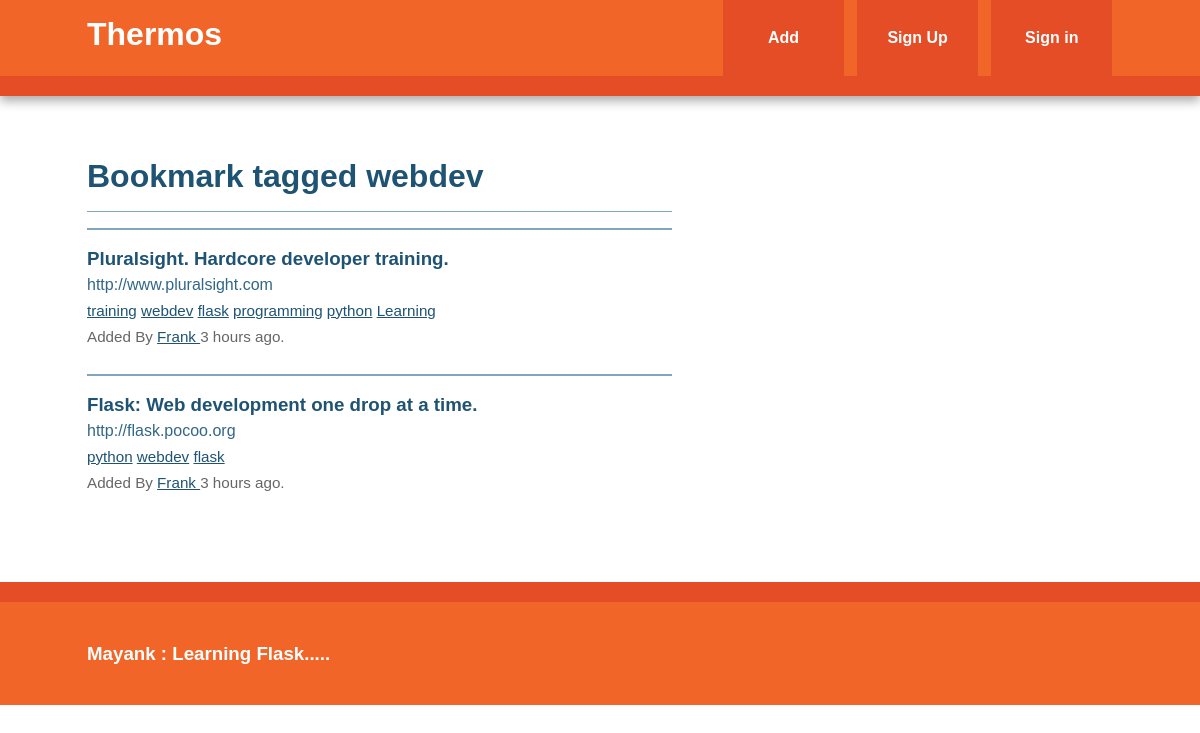
Before: /tag/webdev with the older database file.
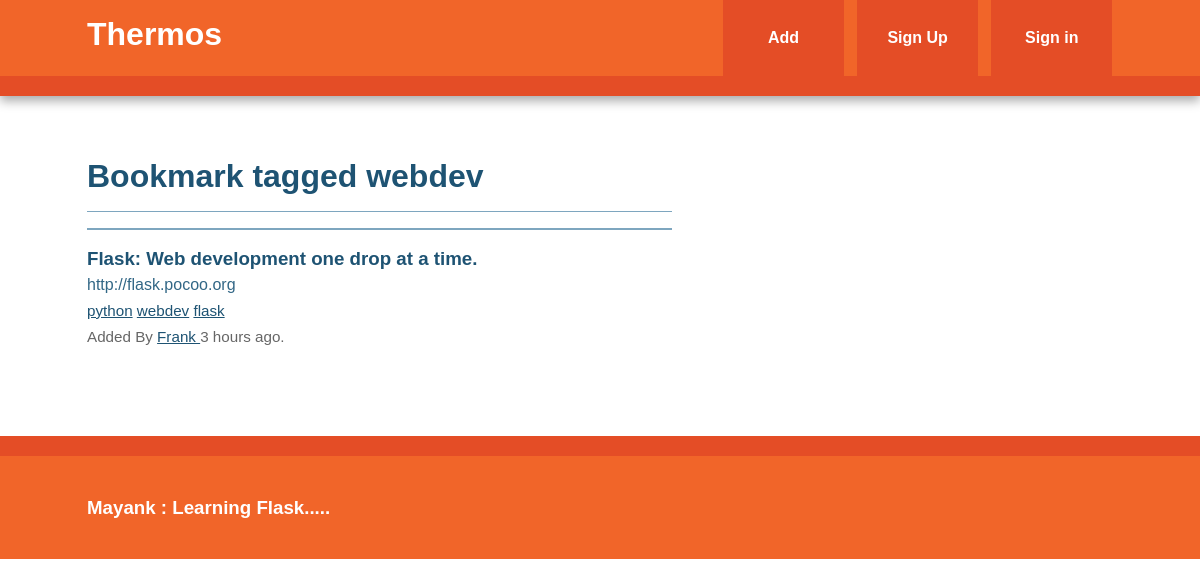
After: the same page with the newer database file.
### models.py (models this page shows, shortened)
class Bookmark(db.Model):
    id = db.Column(db.Integer, primary_key = True)
    url = db.Column(db.Text, nullable = False)
    date = db.Column(db.DateTime, default = datetime.utcnow)
    description = db.Column(db.String(300))
    user_id = db.Column(db.Integer, db.ForeignKey('user.id'), nullable = False)
    _tags = db.relationship('Tag', secondary = tags, backref = db.backref('bookmarks', lazy = 'dynamic'))
    @property
    def tags(self):
        return ','.join([t.name for t in self._tags])
    @tags.setter
    def tags(self, string):
        if string:
            self._tags = [Tag.get_or_create(name) for name in string.split(',')]

class Tag(db.Model):
    id = db.Column(db.Integer, primary_key = True)
    name = db.Column(db.String(25), nullable = False, unique = True, index = True)
    def __repr__(self):
        return self.name

class User(db.Model, UserMixin):
    id = db.Column(db.Integer, primary_key = True)
    username = db.Column(db.String(80), unique = True)
    email = db.Column(db.String(120), unique = True)
    bookmarks = db.relationship('Bookmark', backref = 'user', lazy = 'dynamic')
    password_hash = db.Column(db.String)
    @property
    def password(self):
        raise AttributeError('password write-only field')

### view.py (the view)
@app.route('/tag/<name>')
def tag(name):
    tag = Tag.query.filter_by(name = name).first_or_404()
    return render_template('tag.html', tag = tag)

### view.py (called while the page is built)
@app.context_processor
def inject_tags():
    return dict(all_tags = Tag.all)

### templates/tag.html (shortened to what this page needs)
{% extends "base.html" %}
{% block content %}
    <article>
        <header>
              <h1>Bookmark tagged {{ tag }}</h1>
              {% if tag.bookmarks.count() > 0 %}
                  {% with bookmarks = tag.bookmarks %}
                        {% include 'bookmarks_list.html' %}
                  {% endwith %}
              {% else %}
                  There are no bookmark with this tag.
              {% endif %}
        </header
    </article>
{% endblock %}

### templates/bookmarks_list.html
<ul class="bookmarks" >
    {% for bookmark in bookmarks %}
        <li>
            {% include "bookmarks.html" %}
        </li>
    {% endfor %}
</ul>

### templates/bookmarks.html (shortened to what this page needs)
<div class = 'bookmarks'>
    <a class = 'header' href = '{{ bookmark.url }}'>
        <h3 class = 'description'>
              {{ bookmark.description|truncate(50, killwords = True) }}
        </h3>
        <span class = 'url'>
              {{ bookmark.url|truncate(50, killwords = True) }}
        </span>
    </a>
    <div class = 'info'>
        <span class = 'tags'>
              {% if bookmark.tags %}
                      {% for t in bookmark._tags %}
                            <a href = '{{ url_for("tag", name = t) }}'>{{ t }}</a>
                      {% endfor %}
              {% else %}
                      No tags.
              {% endif %}
        </span>
        <br>
        Added By <a href = '{{ url_for("user", username = bookmark.user.username) }}'>
              {{ bookmark.user.username }}
        </a>
        {{ moment(bookmark.date).fromNow() }}.
    </div>
</div>

Changed rows visible on the page:
removed Bookmark: description "Pluralsight. Hardcore developer training.", url "http://www.pluralsight.com", user.username "Frank", date "3 hours ago", Tag (name "webdev"), Tag (name "flask"), Tag (name "python")
no longer on this page (row unchanged): Tag: name "training", shown under "Pluralsight. Hardcore developer training."
no longer on this page (row unchanged): Tag: name "programming", shown under "Pluralsight. Hardcore developer training."
no longer on this page (row unchanged): Tag: name "Learning", shown under "Pluralsight. Hardcore developer training."
